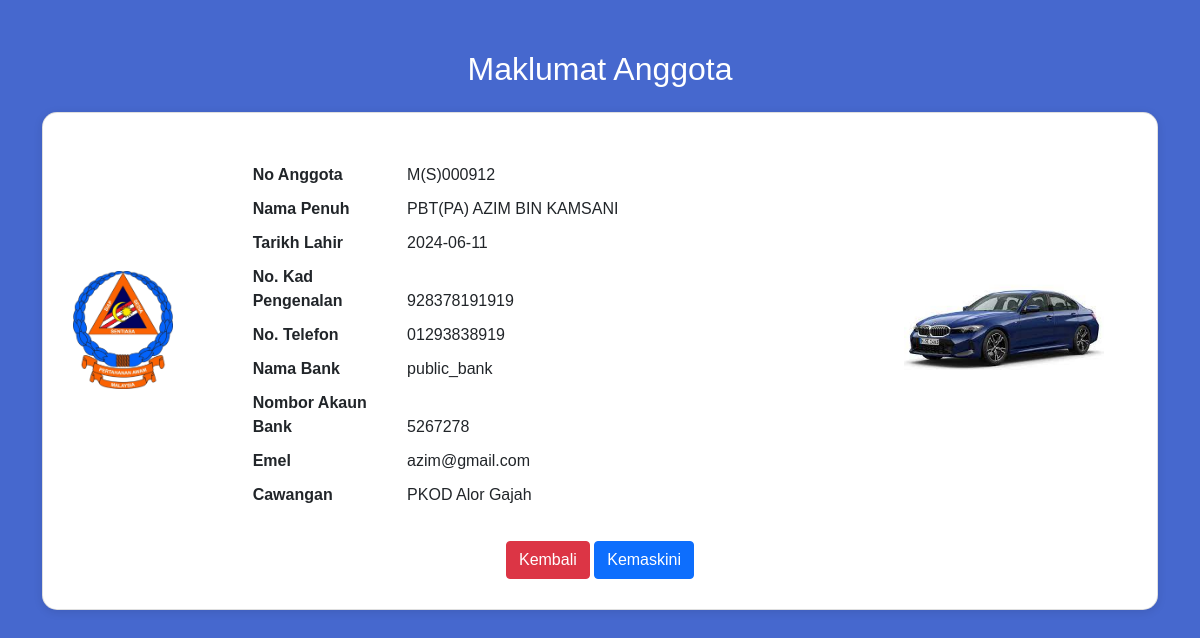
The page /astp/display-astp.php?id=M(S)000912 on the database its author committed.
### tables this page shows
CREATE TABLE `astp` (
  `astp_id` varchar(15) NOT NULL,
  `name` varchar(45) NOT NULL,
  `password` varchar(255) NOT NULL,
  `dob` date NOT NULL,
  `no_ic` varchar(45) DEFAULT NULL,
  `phone_num` varchar(11) DEFAULT NULL,
  `bank_name` varchar(45) DEFAULT NULL,
  `bank_account` bigint NOT NULL,
  `position` varchar(45) NOT NULL,
  `email` varchar(45) NOT NULL,
  `branch` varchar(45) NOT NULL,
  `image` varchar(100) NOT NULL,
  PRIMARY KEY (`astp_id`),
  UNIQUE KEY `bank_account_UNIQUE` (`bank_account`),
  UNIQUE KEY `no_ic_UNIQUE` (`no_ic`)
);

### astp/display-astp.php (the view, shortened to what this page needs)
<?php
include 'connection.php';
if (isset($_GET['id'])) {
    $id = $_GET['id'];
    $query = "SELECT * FROM astp WHERE astp_id = '$id'";
    $stmt = mysqli_prepare($conn, $query);
    mysqli_stmt_execute($stmt);
    $result = mysqli_stmt_get_result($stmt);
    if ($result && mysqli_num_rows($result) > 0) {
        $row = mysqli_fetch_array($result);
?>
<!DOCTYPE html>
<html>
<head>
    <link href="https://cdn.jsdelivr.net/npm/remixicon@3.6.0/fonts/remixicon.css" rel="stylesheet">
    <link href="https://cdn.jsdelivr.net/npm/bootstrap@5.1.3/dist/css/bootstrap.min.css" rel="stylesheet">
</head>
<body>
    <div class="container">
        <h2 class="text-center text-white mb-4">Maklumat Anggota</h2>
        <div class="card">
            <div class="card-body">
                <div class="row mb-4">
                    <div class="col-md-2 d-flex align-items-center">
                        <img src="apmlogo.png" alt="Your Logo" class="logo">
                    </div>
                    <div class="col-md-7">
                        <div class="info-container">
                            <p><strong>No Anggota</strong> <?php echo htmlspecialchars($row['astp_id']); ?></p>
                            <p><strong>Nama Penuh</strong> <?php echo htmlspecialchars($row['position']); ?> <?php echo htmlspecialchars($row['name']); ?></p>
                            <p><strong>Tarikh Lahir</strong> <?php echo htmlspecialchars($row['dob']); ?></p>
                            <p><strong>No. Kad Pengenalan</strong> <?php echo htmlspecialchars($row['no_ic']); ?></p>
                            <p><strong>No. Telefon</strong> <?php echo htmlspecialchars($row['phone_num']); ?></p>
                            <p><strong>Nama Bank</strong> <?php echo htmlspecialchars($row['bank_name']); ?></p>
                            <p><strong>Nombor Akaun Bank</strong> <?php echo htmlspecialchars($row['bank_account']); ?></p>
                            <p><strong>Emel</strong> <?php echo htmlspecialchars($row['email']); ?></p>
                            <p><strong>Cawangan</strong> <?php echo htmlspecialchars($row['branch']); ?></p>
                        </div>
                    </div>
                    <div class="col-md-3 d-flex align-items-center justify-content-center">
                        <img src="../images/<?php echo htmlspecialchars($row['image']); ?>" class="profile" style="max-width: 200px;" alt="Profile Image">
                    </div>
                </div>
                <div class="back-button-container">
                    <a href="astp_view_astp.php" class="btn btn-danger">Kembali</a>
                    <a href="update-astp.php?id=<?php echo htmlspecialchars($row['astp_id']); ?>" class="btn btn-primary">Kemaskini</a>
            </div>
        </div>
    </div>
</body>
</html>
<?php
    } else {
        echo "Record not found.";
    }
} else {
    echo "Invalid ID.";
}
?>

### astp/display-astp.php (style rules this page uses)
body { background-color: #4668CE; padding-bottom: 100px; font-family: Arial, sans-serif; }
.container { margin-top: 50px; }
.card { border-radius: 15px; box-shadow: 0 2px 10px rgba(0, 0, 0, 0.1); overflow: hidden; }
.card-body { padding: 30px; }
img.logo { max-width: 100px; border-radius: 0; }
img.profile { max-width: 250px; height: auto; border-radius: 5px; }
.info-container { margin-top: 20px; }
.info-container p { margin-bottom: 10px; }
.info-container strong { display: inline-block; width: 150px; }
.back-button-container, .update-button-container { text-align: center; margin-top: 20px; }

### rows shown on the page
astp: astp_id "M(S)000912", position "PBT(PA)", name "AZIM BIN KAMSANI", dob "2024-06-11", no_ic "928378191919", phone_num "01293838919", bank_name "public_bank", bank_account "5267278", email "azim@gmail.com", branch "PKOD Alor Gajah", image (picture)
